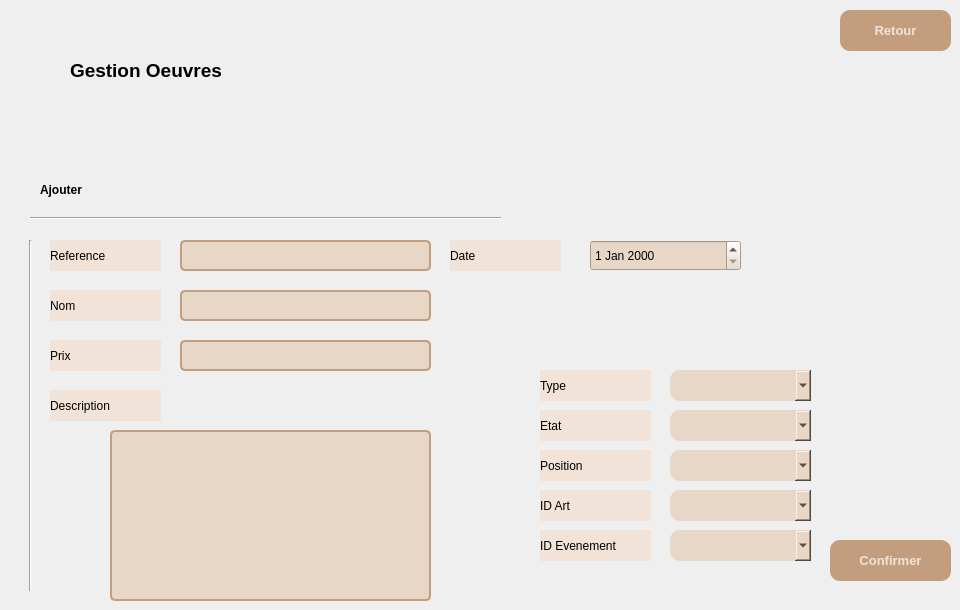
      <widget class="QWidget" name="page_16">
       <widget class="QComboBox" name="comboBox_update_2">
        <property name="geometry">
         <rect>
          <x>670</x>
          <y>370</y>
          <width>141</width>
          <height>31</height>
         </rect>
        </property>
        <property name="styleSheet">
         <string notr="true">
background-color: rgb(232, 215, 198);
border-radius:10px;</string>
        </property>
        <item>
         <property name="text">
          <string/>
         </property>
        </item>
        <item>
         <property name="text">
          <string>Paint</string>
         </property>
        </item>
        <item>
         <property name="text">
          <string>sculpture</string>
         </property>
        </item>
        <item>
         <property name="text">
          <string>artisanat</string>
         </property>
        </item>
       </widget>
       <widget class="QPushButton" name="returnOvrBtn">
        <property name="geometry">
         <rect>
          <x>840</x>
          <y>10</y>
          <width>111</width>
          <height>41</height>
         </rect>
        </property>
        <property name="font">
         <font>
          <pointsize>10</pointsize>
          <weight>75</weight>
          <bold>true</bold>
         </font>
        </property>
        <property name="styleSheet">
         <string notr="true">QPushButton
{
border-radius:10px;
background-color:#C29E7E;
color:#F1E3D7;
}
QPushButton:pressed{
padding-left:5px;
padding-top:5px;
background-color: #C29E7E;


}</string>
        </property>
        <property name="text">
         <string>Retour</string>
        </property>
       </widget>
       <widget class="QDateEdit" name="dateEdit_update">
        <property name="geometry">
         <rect>
          <x>590</x>
          <y>240</y>
          <width>151</width>
          <height>31</height>
         </rect>
        </property>
        <property name="styleSheet">
         <string notr="true">background-color: rgb(232, 215, 198);
</string>
        </property>
       </widget>
       <widget class="QComboBox" name="comboBox_update">
        <property name="geometry">
         <rect>
          <x>670</x>
          <y>450</y>
          <width>141</width>
          <height>31</height>
         </rect>
        </property>
        <property name="styleSheet">
         <string notr="true">
background-color: rgb(232, 215, 198);
border-radius:10px;</string>
        </property>
        <item>
         <property name="text">
          <string/>
         </property>
        </item>
        <item>
         <property name="text">
          <string>Salle A</string>
         </property>
        </item>
        <item>
         <property name="text">
          <string>Salle B</string>
         </property>
        </item>
        <item>
         <property name="text">
          <string>Salle C</string>
         </property>
        </item>
       </widget>
       <widget class="QLineEdit" name="lineEdit_reference_update">
        <property name="enabled">
         <bool>false</bool>
        </property>
        <property name="geometry">
         <rect>
          <x>180</x>
          <y>240</y>
          <width>251</width>
          <height>31</height>
         </rect>
        </property>
        <property name="styleSheet">
         <string notr="true">QLineEdit {
    border: 2px solid #C29E7E;
    border-radius: 5px;
    padding: 6px 12px;
    background-color: #E8D7C6;
}

QLineEdit:focus {
    border-color: #A48569;
}
</string>
        </property>
       </widget>
       <widget class="QLineEdit" name="lineEdit_name_update">
        <property name="geometry">
         <rect>
          <x>180</x>
          <y>290</y>
          <width>251</width>
          <height>31</height>
         </rect>
        </property>
        <property name="styleSheet">
         <string notr="true">QLineEdit {
    border: 2px solid #C29E7E;
    border-radius: 5px;
    padding: 6px 12px;
    background-color: #E8D7C6;
}

QLineEdit:focus {
    border-color: #A48569;
}
</string>
        </property>
       </widget>
       <widget class="QLineEdit" name="lineEdit_price_update">
        <property name="geometry">
         <rect>
          <x>180</x>
          <y>340</y>
          <width>251</width>
          <height>31</height>
         </rect>
        </property>
        <property name="styleSheet">
         <string notr="true">QLineEdit {
    border: 2px solid #C29E7E;
    border-radius: 5px;
    padding: 6px 12px;
    background-color: #E8D7C6;
}

QLineEdit:focus {
    border-color: #A48569;
}
</string>
        </property>
       </widget>
       <widget class="QLineEdit" name="lineEdit_desc_update">
        <property name="geometry">
         <rect>
          <x>110</x>
          <y>430</y>
          <width>321</width>
          <height>171</height>
         </rect>
        </property>
        <property name="styleSheet">
         <string notr="true">QLineEdit {
    border: 2px solid #C29E7E;
    border-radius: 5px;
    padding: 6px 12px;
    background-color: #E8D7C6;
}

QLineEdit:focus {
    border-color: #A48569;
}
</string>
        </property>
        <property name="cursorPosition">
         <number>0</number>
        </property>
        <property name="alignment">
         <set>Qt::AlignLeading|Qt::AlignLeft|Qt::AlignTop</set>
        </property>
       </widget>
       <widget class="QComboBox" name="comboBox_update_3">
        <property name="geometry">
         <rect>
          <x>670</x>
          <y>410</y>
          <width>141</width>
          <height>31</height>
         </rect>
        </property>
        <property name="styleSheet">
         <string notr="true">
background-color: rgb(232, 215, 198);
border-radius:10px;</string>
        </property>
        <item>
         <property name="text">
          <string/>
         </property>
        </item>
        <item>
         <property name="text">
          <string>Non Risque</string>
         </property>
        </item>
        <item>
         <property name="text">
          <string>Risque</string>
         </property>
        </item>
       </widget>
       <widget class="QLabel" name="label_33">
        <property name="geometry">
         <rect>
          <x>70</x>
          <y>50</y>
          <width>251</width>
          <height>41</height>
         </rect>
        </property>
        <property name="font">
         <font>
          <pointsize>14</pointsize>
          <weight>75</weight>
          <bold>true</bold>
         </font>
        </property>
        <property name="text">
         <string>Gestion Oeuvres</string>
        </property>
       </widget>
       <widget class="QPushButton" name="updateOvrBtn">
        <property name="geometry">
         <rect>
          <x>830</x>
          <y>540</y>
          <width>121</width>
          <height>41</height>
         </rect>
        </property>
        <property name="font">
         <font>
          <pointsize>10</pointsize>
          <weight>75</weight>
          <bold>true</bold>
         </font>
        </property>
        <property name="styleSheet">
         <string notr="true">QPushButton
{
border-radius:10px;
background-color:#C29E7E;
color:#F1E3D7;
}
QPushButton:pressed{
padding-left:5px;
padding-top:5px;
background-color: #C29E7E;


}</string>
        </property>
        <property name="text">
         <string>Confirmer</string>
        </property>
       </widget>
       <widget class="QComboBox" name="comboBox_idevent_2">
        <property name="geometry">
         <rect>
          <x>670</x>
          <y>530</y>
          <width>141</width>
          <height>31</height>
         </rect>
        </property>
        <property name="font">
         <font>
          <family>MS Shell Dlg 2</family>
         </font>
        </property>
        <property name="styleSheet">
         <string notr="true">
background-color: rgb(232, 215, 198);
border-radius:10px;</string>
        </property>
       </widget>
       <widget class="QComboBox" name="comboBox_idartiste_2">
        <property name="geometry">
         <rect>
          <x>670</x>
          <y>490</y>
          <width>141</width>
          <height>31</height>
         </rect>
        </property>
        <property name="font">
         <font>
          <family>MS Shell Dlg 2</family>
         </font>
        </property>
        <property name="styleSheet">
         <string notr="true">
background-color: rgb(232, 215, 198);
border-radius:10px;</string>
        </property>
       </widget>
       <widget class="QLabel" name="label_nom_29">
        <property name="geometry">
         <rect>
          <x>50</x>
          <y>240</y>
          <width>111</width>
          <height>31</height>
         </rect>
        </property>
        <property name="styleSheet">
         <string notr="true">background-color: rgb(241, 227, 215);</string>
        </property>
        <property name="text">
         <string>Reference</string>
        </property>
       </widget>
       <widget class="QLabel" name="label_nom_30">
        <property name="geometry">
         <rect>
          <x>50</x>
          <y>290</y>
          <width>111</width>
          <height>31</height>
         </rect>
        </property>
        <property name="styleSheet">
         <string notr="true">background-color: rgb(241, 227, 215);</string>
        </property>
        <property name="text">
         <string>Nom</string>
        </property>
       </widget>
       <widget class="QLabel" name="label_nom_31">
        <property name="geometry">
         <rect>
          <x>50</x>
          <y>340</y>
          <width>111</width>
          <height>31</height>
         </rect>
        </property>
        <property name="styleSheet">
         <string notr="true">background-color: rgb(241, 227, 215);</string>
        </property>
        <property name="text">
         <string>Prix</string>
        </property>
       </widget>
       <widget class="QLabel" name="label_nom_32">
        <property name="geometry">
         <rect>
          <x>50</x>
          <y>390</y>
          <width>111</width>
          <height>31</height>
         </rect>
        </property>
        <property name="styleSheet">
         <string notr="true">background-color: rgb(241, 227, 215);</string>
        </property>
        <property name="text">
         <string>Description</string>
        </property>
       </widget>
       <widget class="QLabel" name="label_nom_33">
        <property name="geometry">
         <rect>
          <x>450</x>
          <y>240</y>
          <width>111</width>
          <height>31</height>
         </rect>
        </property>
        <property name="styleSheet">
         <string notr="true">background-color: rgb(241, 227, 215);</string>
        </property>
        <property name="text">
         <string>Date</string>
        </property>
       </widget>
       <widget class="QLabel" name="label_nom_34">
        <property name="geometry">
         <rect>
          <x>540</x>
          <y>450</y>
          <width>111</width>
          <height>31</height>
         </rect>
        </property>
        <property name="styleSheet">
         <string notr="true">background-color: rgb(241, 227, 215);</string>
        </property>
        <property name="text">
         <string>Position</string>
        </property>
       </widget>
       <widget class="QLabel" name="label_nom_35">
        <property name="geometry">
         <rect>
          <x>540</x>
          <y>490</y>
          <width>111</width>
          <height>31</height>
         </rect>
        </property>
        <property name="styleSheet">
         <string notr="true">background-color: rgb(241, 227, 215);</string>
        </property>
        <property name="text">
         <string>ID Art</string>
        </property>
       </widget>
       <widget class="QLabel" name="label_nom_36">
        <property name="geometry">
         <rect>
          <x>540</x>
          <y>530</y>
          <width>111</width>
          <height>31</height>
         </rect>
        </property>
        <property name="styleSheet">
         <string notr="true">background-color: rgb(241, 227, 215);</string>
        </property>
        <property name="text">
         <string>ID Evenement</string>
        </property>
       </widget>
       <widget class="QLabel" name="label_nom_37">
        <property name="geometry">
         <rect>
          <x>540</x>
          <y>370</y>
          <width>111</width>
          <height>31</height>
         </rect>
        </property>
        <property name="styleSheet">
         <string notr="true">background-color: rgb(241, 227, 215);</string>
        </property>
        <property name="text">
         <string>Type</string>
        </property>
       </widget>
       <widget class="QLabel" name="label_nom_38">
        <property name="geometry">
         <rect>
          <x>540</x>
          <y>410</y>
          <width>111</width>
          <height>31</height>
         </rect>
        </property>
        <property name="styleSheet">
         <string notr="true">background-color: rgb(241, 227, 215);</string>
        </property>
        <property name="text">
         <string>Etat</string>
        </property>
       </widget>
       <widget class="Line" name="line_3">
        <property name="geometry">
         <rect>
          <x>30</x>
          <y>210</y>
          <width>471</width>
          <height>16</height>
         </rect>
        </property>
        <property name="orientation">
         <enum>Qt::Horizontal</enum>
        </property>
       </widget>
       <widget class="Line" name="line_15">
        <property name="geometry">
         <rect>
          <x>20</x>
          <y>240</y>
          <width>20</width>
          <height>351</height>
         </rect>
        </property>
        <property name="orientation">
         <enum>Qt::Vertical</enum>
        </property>
       </widget>
       <widget class="QLabel" name="label_ajouter_10">
        <property name="geometry">
         <rect>
          <x>40</x>
          <y>180</y>
          <width>231</width>
          <height>21</height>
         </rect>
        </property>
        <property name="styleSheet">
         <string notr="true">#label_ajouter {
    font-weight: 600;
    color: #000000;
}
</string>
        </property>
        <property name="text">
         <string>&lt;html&gt;&lt;head/&gt;&lt;body&gt;&lt;p&gt;&lt;span style=&quot; font-weight:600; color:#000000;&quot;&gt;Ajouter&lt;/span&gt;&lt;/p&gt;&lt;/body&gt;&lt;/html&gt;</string>
        </property>
       </widget>
      </widget>
